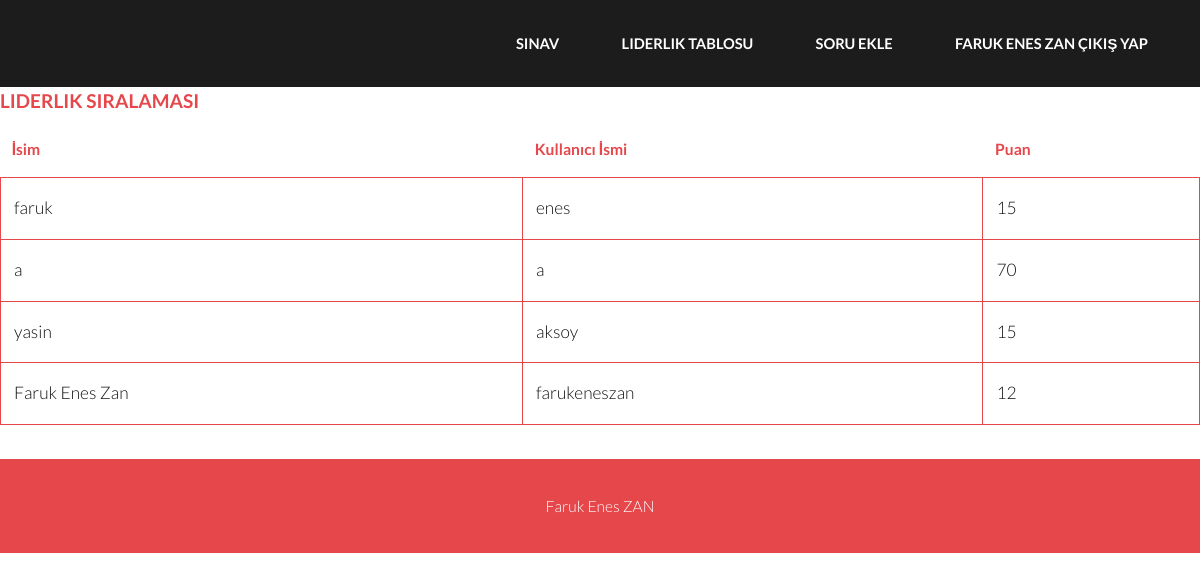
/liderlikTablosu (signed in), run on the app's committed database.
### tables this page shows
CREATE TABLE kullanicilar (isim TEXT, kadi TEXT, sifre TEXT, puan INT);

### main.py (the view)
@app.route("/liderlikTablosu")
def LiderlikTablosu():
    id = random.randint(0, 4)
    name, login_auth = giris_kotrol()
    con = sqlite3.connect("database.db")
    con.row_factory = sqlite3.Row
    cur = con.cursor()
    cur.execute("SELECT isim,kadi,puan from kullanicilar")
    rows = cur.fetchall()
    return render_template("liderlikTablosu.html", name=name, login_auth=login_auth, rows=rows, id=id)

### main.py (called while the page is built)
def giris_kotrol():
    name = ""
    login_auth = False
    if "username" in session:
        name = session["username"]
        login_auth = True
    return name, login_auth

### templates/liderlikTablosu.html (shortened to what this page needs)
{% extends 'base.html' %}
{% block body_content%}
<h4>Liderlik Sıralaması</h4>
<div class="table-wrapper">
    <table class="alt">
        <thead>
        <tr>
            <th>İsim</th>
            <th>Kullanıcı İsmi</th>
            <th>Puan</th>
        </tr>
        </thead>
        <tbody>
        {% for row in rows %}
        <tr>
            <td>{{ row["isim"] }}</td>
            <td>{{ row["kadi"] }}</td>
            <td>{{ row["puan"] }}</td>
        </tr>
        {% endfor %}
        </tbody>
    </table>
</div>
{% endblock %}

### templates/base.html (shortened to what this page needs)
<!DOCTYPE HTML>
<html>
	<head>
		<link rel="stylesheet" href="/static/assets/css/main.css">
	</head>
<body>
			<header id="header">
				<div class="inner">
					<nav id="nav">
						{% if login_auth == False %}
						<a href="{{url_for('Index')}}">Anasayfa</a>
						<a href="{{url_for('Kayit')}}">Kayıt Ol</a>
						<a href="{{url_for('Giris')}}">Giris Yap</a>
						{% else %}
						<a href="{{url_for('Sinav',id=id)}}">Sınav</a>
						<a href="{{ url_for('LiderlikTablosu') }}">Liderlik Tablosu</a>
						<a href="{{url_for('addquestion')}}">Soru Ekle</a>
						<a href="{{ url_for('Logout') }}"> {{ name }} Çıkış Yap</a>
						{% endif %}
					</nav>
				</div>
			</header>
			{% block body_content %}
		{% endblock %}
		<div class="copyright">
			Faruk Enes ZAN
		</div>
	</body>
</html>

### static/assets/css/main.css (style rules this page uses)
html, body, div, span, applet, object, iframe, h1, h2, h3, h4, h5, h6, p, blockquote, pre, a, abbr, acronym, address, big, cite, code, del, dfn, em, img, ins, kbd, q, s, samp, small, strike, strong, sub, sup, tt, var, b, u, i, center, dl, dt, dd, ol, ul, li, fieldset, form, label, legend, table, caption, tbody, tfoot, thead, tr, th, td, article, aside, canvas, details, embed, figure, figcaption, footer, header, hgroup, menu, nav, output, ruby, section, summary, time, mark, audio, video { margin: 0; padding: 0; border: 0; font-size: 100%; font: inherit; vertical-align: baseline; }
article, aside, details, figcaption, figure, footer, header, hgroup, menu, nav, section { display: block; }
body { line-height: 1; }
table { border-collapse: collapse; border-spacing: 0; }
body { -webkit-text-size-adjust: none; }
*, *:before, *:after { -moz-box-sizing: border-box; -webkit-box-sizing: border-box; box-sizing: border-box; }
body { -ms-overflow-style: scrollbar; }
body { background: #fff; }
body { background-color: #fff; color: #111111; }
body, input, select, textarea { font-family: "Lato", sans-serif; font-size: 15pt; font-weight: 300; line-height: 2; }
@media screen and (max-width: 1680px) { body, input, select, textarea { font-size: 13pt; } }
@media screen and (max-width: 1280px) { body, input, select, textarea { font-size: 13pt; } }
a { -moz-transition: color 0.2s ease-in-out; -webkit-transition: color 0.2s ease-in-out; -ms-transition: color 0.2s ease-in-out; transition: color 0.2s ease-in-out; text-decoration: none; }
h1, h2, h3, h4, h5, h6 { font-weight: 700; line-height: 1.5; margin: 0 0 1em 0; text-transform: uppercase; }
h4 { font-size: 1.1em; }
a { color: #e5474b; }
h1, h2, h3, h4, h5, h6 { color: #e5474b; }
.table-wrapper { -webkit-overflow-scrolling: touch; overflow-x: auto; }
table { margin: 0 0 2em 0; width: 100%; }
table tbody tr { border: solid 1px; border-left: 0; border-right: 0; }
table td { padding: 0.75em 0.75em; }
table th { font-size: 0.9em; font-weight: 700; padding: 0 0.75em 0.75em 0.75em; text-align: left; }
table thead { border-bottom: solid 2px; }
table.alt { border-collapse: separate; }
table.alt tbody tr td { border: solid 1px; border-left-width: 0; border-top-width: 0; }
table.alt tbody tr td:first-child { border-left-width: 1px; }
table.alt tbody tr:first-child td { border-top-width: 1px; }
table.alt thead { border-bottom: 0; }
table tbody tr { border-color: #e5474b; }
table tbody tr:nth-child(2n + 1) { background-color: none; }
table th { color: #e5474b; }
table thead { border-bottom-color: #e5474b; }
table.alt tbody tr td { border-color: #e5474b; }
body { position: relative; padding-top: 5em; }
#header { background: #1c1c1c; color: #d5d5d5; cursor: default; height: 5em; left: 0; line-height: 5em; position: fixed; text-align: right; top: 0; width: 100%; z-index: 10001; }
#header .inner { max-width: 65em; width: calc(100% - 6em); margin: 0 auto; position: relative; }
#header a { -moz-transition: color 0.2s ease-in-out; -webkit-transition: color 0.2s ease-in-out; -ms-transition: color 0.2s ease-in-out; transition: color 0.2s ease-in-out; display: inline-block; padding: 0 2em; color: #ffffff; text-decoration: none; text-transform: uppercase; font-weight: 700; font-size: .85em; }
#header a:last-child { padding-right: 0em; }
#nav { display: inline-block; }
.copyright { background: #e5474b; font-size: 0.9em; padding: 2em 0 2em 0; text-align: center; color:white; }

### data on the page
kullanicilar: isim "FARUK ENES ZAN", isim "Faruk Enes Zan", kadi "farukeneszan", puan "12"
kullanicilar: isim "faruk", kadi "enes", puan "15"
kullanicilar: isim "a", kadi "a", puan "70"
kullanicilar: isim "yasin", kadi "aksoy", puan "15"
